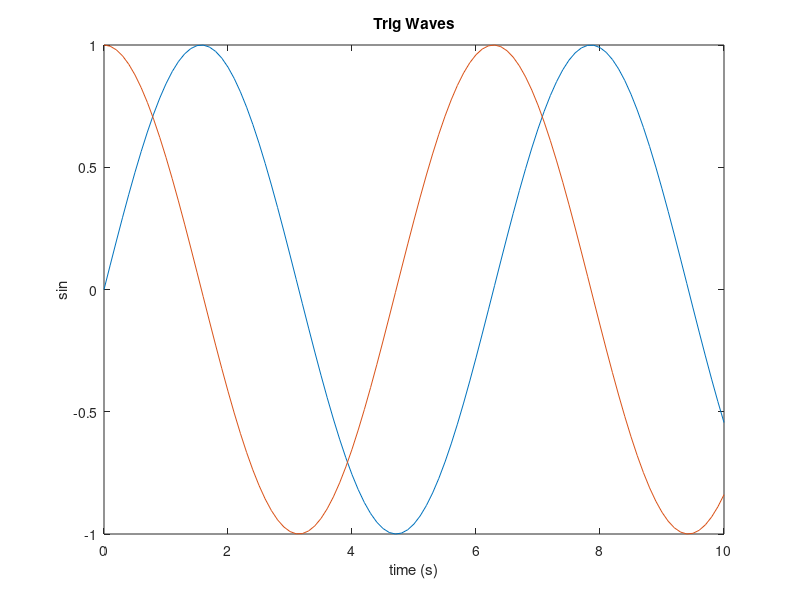

Recreate this plot in MATLAB.
% ME 132 Discussion 1 :: MATLAB Session

time = 4;

if time == 4
    disp("wake up")
else
    disp("don't wake up")
end


t = 0:0.1:10;
y = sin(t);

plot(t, y)
xlabel("time (s)")
ylabel("sin")
title("Trig Waves")
hold on;

y2 = cos(t);
plot(t,y2)